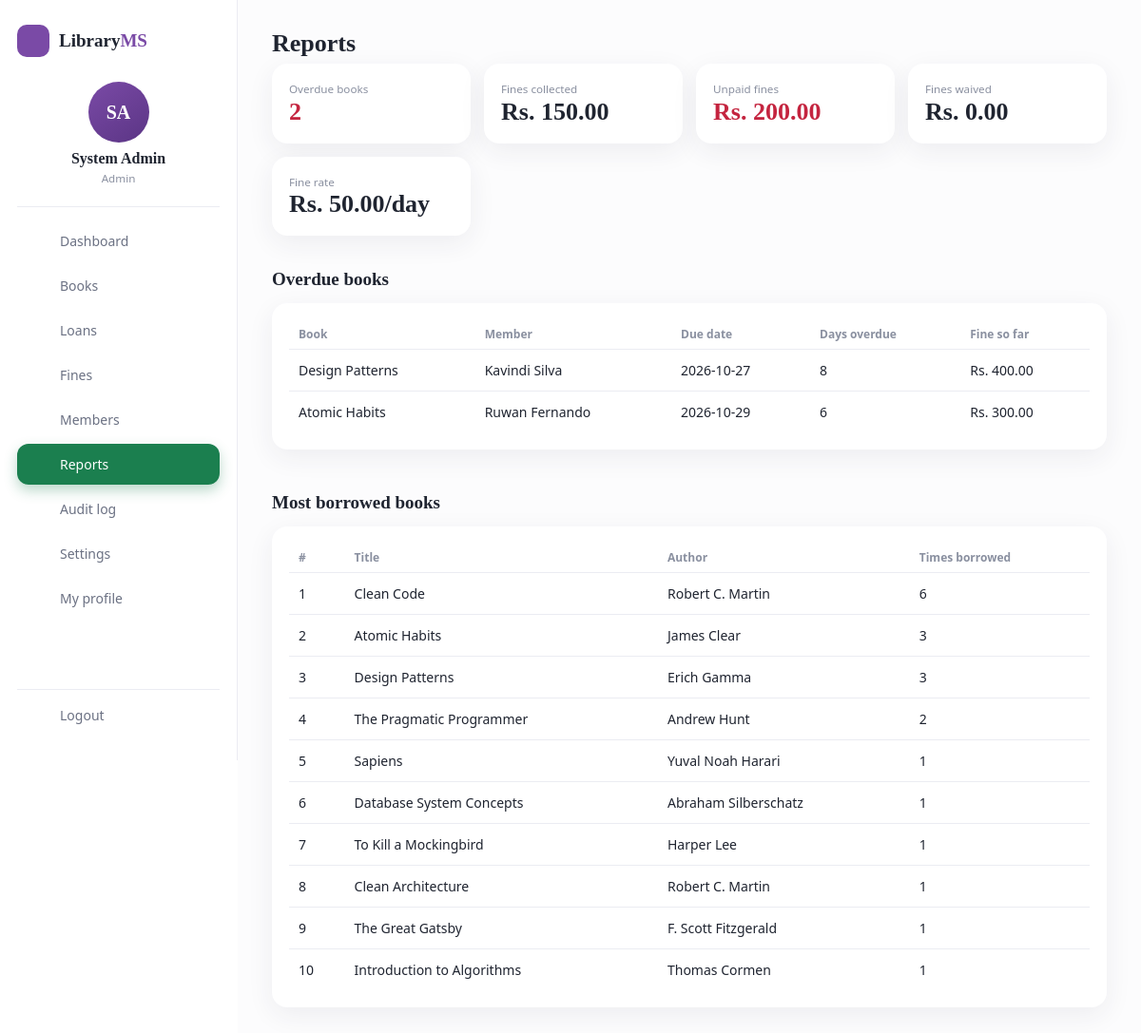
Screenshot of /index.php?url=reports (signed in) with the database file from the repository.
### tables this page shows
CREATE TABLE loans (
  id INT AUTO_INCREMENT PRIMARY KEY,
  book_id INT NOT NULL,
  user_id INT NOT NULL,
  borrowed_at DATETIME NOT NULL,
  due_date DATE NOT NULL,
  returned_at DATETIME NULL,
  fine_amount DECIMAL(10,2) NOT NULL DEFAULT 0,
  renewals INT NOT NULL DEFAULT 0,
  FOREIGN KEY (book_id) REFERENCES books(id) ON DELETE RESTRICT,
  FOREIGN KEY (user_id) REFERENCES users(id) ON DELETE RESTRICT
);

CREATE TABLE books (
  id INT AUTO_INCREMENT PRIMARY KEY,
  isbn VARCHAR(20) NOT NULL UNIQUE,
  title VARCHAR(200) NOT NULL,
  author VARCHAR(150) NOT NULL,
  category VARCHAR(80) NOT NULL,
  copies_total INT NOT NULL DEFAULT 1,
  copies_available INT NOT NULL DEFAULT 1,
  created_at TIMESTAMP DEFAULT CURRENT_TIMESTAMP
);

CREATE TABLE users (
  id INT AUTO_INCREMENT PRIMARY KEY,
  name VARCHAR(100) NOT NULL,
  email VARCHAR(150) NOT NULL UNIQUE,
  password VARCHAR(255) NOT NULL,
  phone VARCHAR(30) NULL,
  role ENUM('admin','librarian','member') NOT NULL DEFAULT 'member',
  status ENUM('active','suspended') NOT NULL DEFAULT 'active',
  created_at TIMESTAMP DEFAULT CURRENT_TIMESTAMP
);

### core/Controller.php (called while the page is built, shortened)
<?php
class Controller
{
    protected function view($view, $data = [])
    {
        extract($data);
        require ROOT . '/app/views/layout/header.php';
        require ROOT . '/app/views/' . $view . '.php';
        require ROOT . '/app/views/layout/footer.php';
    }
}

### app/controllers/ReportController.php (called while the page is built, shortened)
<?php
class ReportController extends Controller
{
    public function index()
    {
        $loan = new Loan();
        $this->view('reports/index', [
            'overdue' => $loan->overdue(), 'top' => (new Book())->topBorrowed(10),
            'totals' => (new Payment())->totals(), 'rate' => Setting::get('fine_per_day'),
        ]);
    }
}

### index.php (called while the page is built, shortened)
<?php
require ROOT . '/core/helpers.php';
spl_autoload_register(function ($class) {
    foreach (['core', 'app/models', 'app/controllers'] as $dir) {
        $file = ROOT . "/$dir/$class.php";
        if (is_file($file)) { require $file; return; }
    }
});
$parts  = explode('/', trim($_GET['url'] ?? '', '/'));
$key    = $parts[0] !== '' ? $parts[0] : (isset($_SESSION['user']) ? 'dashboard' : 'books');
$action = $parts[1] ?? ($key === 'auth' ? 'login' : 'index');
$params = array_slice($parts, 2);
$controller = new $class();
call_user_func_array([$controller, $action], $params);

### core/Model.php (called while the page is built, shortened)
<?php
abstract class Model
{
    protected $db;
    public function __construct()
    {
        $this->db = Database::get();
    }
    protected function many($sql, $params = [])
    {
        $st = $this->db->prepare($sql);
        $st->execute($params);
        return $st->fetchAll();
    }
}

### core/Database.php (called while the page is built)
<?php
class Database
{
    private static $pdo = null;
    public static function get()
    {
        if (self::$pdo === null) {
            $dsn = 'mysql:host=' . DB_HOST . ';dbname=' . DB_NAME . ';charset=utf8mb4';
            self::$pdo = new PDO($dsn, DB_USER, DB_PASS, [
                PDO::ATTR_ERRMODE            => PDO::ERRMODE_EXCEPTION,
                PDO::ATTR_DEFAULT_FETCH_MODE => PDO::FETCH_ASSOC,
                PDO::ATTR_EMULATE_PREPARES   => false,
                PDO::MYSQL_ATTR_INIT_COMMAND => "SET time_zone = '" . DB_TIMEZONE . "'",
            ]);
        }
        return self::$pdo;
    }
}

### app/models/Loan.php (called while the page is built, shortened)
<?php
class Loan extends Model
{
    private function withFines($rows)
    {
        return $rows;
    }
    private function paidSql()
    {
        return '(SELECT COALESCE(SUM(p.amount), 0) FROM payments p WHERE p.loan_id = l.id) AS paid';
    }
    public function active()
    {
        return $this->withFines($this->many(
            'SELECT l.*, b.title, u.name AS member, ' . $this->paidSql() . ' FROM loans l
             JOIN books b ON b.id = l.book_id JOIN users u ON u.id = l.user_id
             WHERE l.returned_at IS NULL ORDER BY l.due_date'
        ));
    }
    public function overdue()
    {
        return array_values(array_filter($this->active(), function ($r) { return $r['overdue']; }));
    }
}

### app/models/Book.php (called while the page is built, shortened)
<?php
class Book extends Model
{
    public function topBorrowed($limit = 5)
    {
        $limit = (int)$limit;
        return $this->many(
            "SELECT b.title, b.author, COUNT(l.id) AS times_borrowed
             FROM books b JOIN loans l ON l.book_id = b.id
             GROUP BY b.id, b.title, b.author ORDER BY times_borrowed DESC LIMIT $limit"
        );
    }
}

### app/views/reports/index.php (the view, shortened to what this page needs)
<h1>Reports</h1>
<div class="stats">
  <div class="card stat bad"><small>Overdue books</small><b><?= count($overdue) ?></b></div>
  <div class="card stat"><small>Fines collected</small><b><?= money($totals['collected']) ?></b></div>
  <div class="card stat bad"><small>Unpaid fines</small><b><?= money($totals['outstanding']) ?></b></div>
  <div class="card stat"><small>Fines waived</small><b><?= money($totals['waived']) ?></b></div>
  <div class="card stat"><small>Fine rate</small><b><?= money($rate) ?>/day</b></div>
</div>
<h2>Overdue books</h2>
<div class="card wrap">
  <table>
    <thead><tr><th>Book</th><th>Member</th><th>Due date</th><th>Days overdue</th><th>Fine so far</th></tr></thead>
    <tbody>
    <?php foreach ($overdue as $o): ?>
      <tr><td><?= e($o['title']) ?></td><td><?= e($o['member']) ?></td><td><?= e($o['due_date']) ?></td>
        <td><?= (int)$o['days_overdue'] ?></td><td><?= money($o['fine']) ?></td></tr>
    <?php endforeach; ?>
    </tbody>
  </table>
</div>
<h2>Most borrowed books</h2>
<div class="card wrap">
  <table>
    <thead><tr><th>#</th><th>Title</th><th>Author</th><th>Times borrowed</th></tr></thead>
    <tbody>
    <?php foreach ($top as $i => $t): ?>
      <tr><td><?= $i + 1 ?></td><td><?= e($t['title']) ?></td><td><?= e($t['author']) ?></td><td><?= e($t['times_borrowed']) ?></td></tr>
    <?php endforeach; ?>
    </tbody>
  </table>
</div>

### public/css/style.css (style rules this page uses)
:root { --bg:#ecebe6; --card:#fff; --soft:#f6f6f9; --text:#1f2430; --muted:#8a90a0; --line:#ebecf2; --green:#1b7f4f; --green2:#e4f3ea; --purple:#7a4aa6; --purple2:#5b3585; --yellow:#f2c230; --okbg:#e3f6ec; --ok:#14733f; --dbg:#fde8ec; --d:#c4243f; --pr:#efe7f8; --prt:#5b3585; --shadow:0 8px 28px rgba(40,40,70,.07); --serif:Georgia,"Times New Roman",serif; }
* { box-sizing:border-box }
body { margin:0;background:var(--bg);color:var(--text);font:14px/1.5 system-ui,-apple-system,"Segoe UI",Roboto,sans-serif }
h1 { font:700 26px/1.2 var(--serif);margin:0 0 6px }
h2 { font:700 19px/1.3 var(--serif);margin:28px 0 12px }
.card { background:var(--card);border-radius:16px;padding:18px;box-shadow:var(--shadow);margin-bottom:16px }
.stats { display:grid;grid-template-columns:repeat(auto-fit,minmax(190px,1fr));gap:14px;margin-bottom:6px }
.stats .card { margin-bottom:0 }
.stat small { color:var(--muted);display:block }
.stat b { font:700 26px var(--serif) }
.stat.bad b { color:var(--d) }
.wrap { overflow-x:auto }
table { width:100%;border-collapse:collapse;min-width:560px }
th { text-align:left;color:var(--muted);font-weight:600;font-size:12px;padding:6px 10px }
td { padding:11px 10px;border-top:1px solid var(--line);vertical-align:middle }

### rows the page displays
loans: book.title "Design Patterns", user.name "Kavindi Silva", due_date "2026-10-27", days_overdue "8", fine "Rs. 400.00"
loans: book.title "Atomic Habits", user.name "Ruwan Fernando", due_date "2026-10-29", days_overdue "6", fine "Rs. 300.00"

### other values shown
ui_initials(user()['name']) "SA"
user()['name'] "System Admin"
user()['role'] "Admin"
count($overdue) "2"
money($totals['collected']) "Rs. 150.00"
money($totals['outstanding']) "Rs. 200.00"
money($totals['waived']) "Rs. 0.00"
money($rate) "Rs. 50.00"
$t['title'] "Clean Code"
$t['author'] "Robert C. Martin"
$t['times_borrowed'] "6"
$t['title'] "Atomic Habits"
$t['author'] "James Clear"
$t['times_borrowed'] "3"
$t['title'] "Design Patterns"
